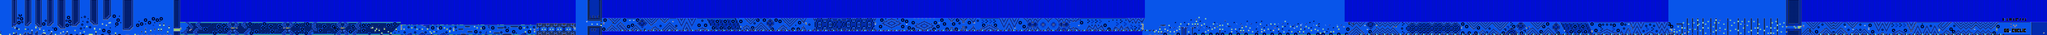

A 2D game scene composited from a Tiled map and its tileset images. What follows is a short description and the map's XML, with each tile layer's data collapsed to a summary:
An orthogonal 1568x27 tile map with 16x16 px tiles, 2 tile layers (SP, ...), 2 tilesets.

<map version="1.10" tiledversion="1.11.2" orientation="orthogonal" renderorder="right-down" width="1568" height="27" tilewidth="16" tileheight="16" infinite="0" nextlayerid="3" nextobjectid="1">
 <editorsettings>
  <chunksize width="16" height="27" />
  <export target="../LEVELS/LEVEL DATA/lvlset_C/sonicwave.csv" format="csv" />
 </editorsettings>
 <tileset firstgid="1" name="famidash" tilewidth="16" tileheight="16" tilecount="256" columns="16">
  <image source="../../../GRAPHICS/famidash.bmp" width="256" height="256" />
 </tileset>
 <tileset firstgid="257" name="sprites" tilewidth="16" tileheight="16" tilecount="256" columns="16">
  <image source="../../../GRAPHICS/sprites.png" width="256" height="256" />
 </tileset>
 <layer id="1" width="1568" height="27">
  <data>[42336 cells, 42336 non-empty, 119 distinct tile ids]</data>
 </layer>
 <layer id="2" name="SP" width="1568" height="27">
  <data>[42336 cells, 941 non-empty, 45 distinct tile ids]</data>
 </layer>
</map>
